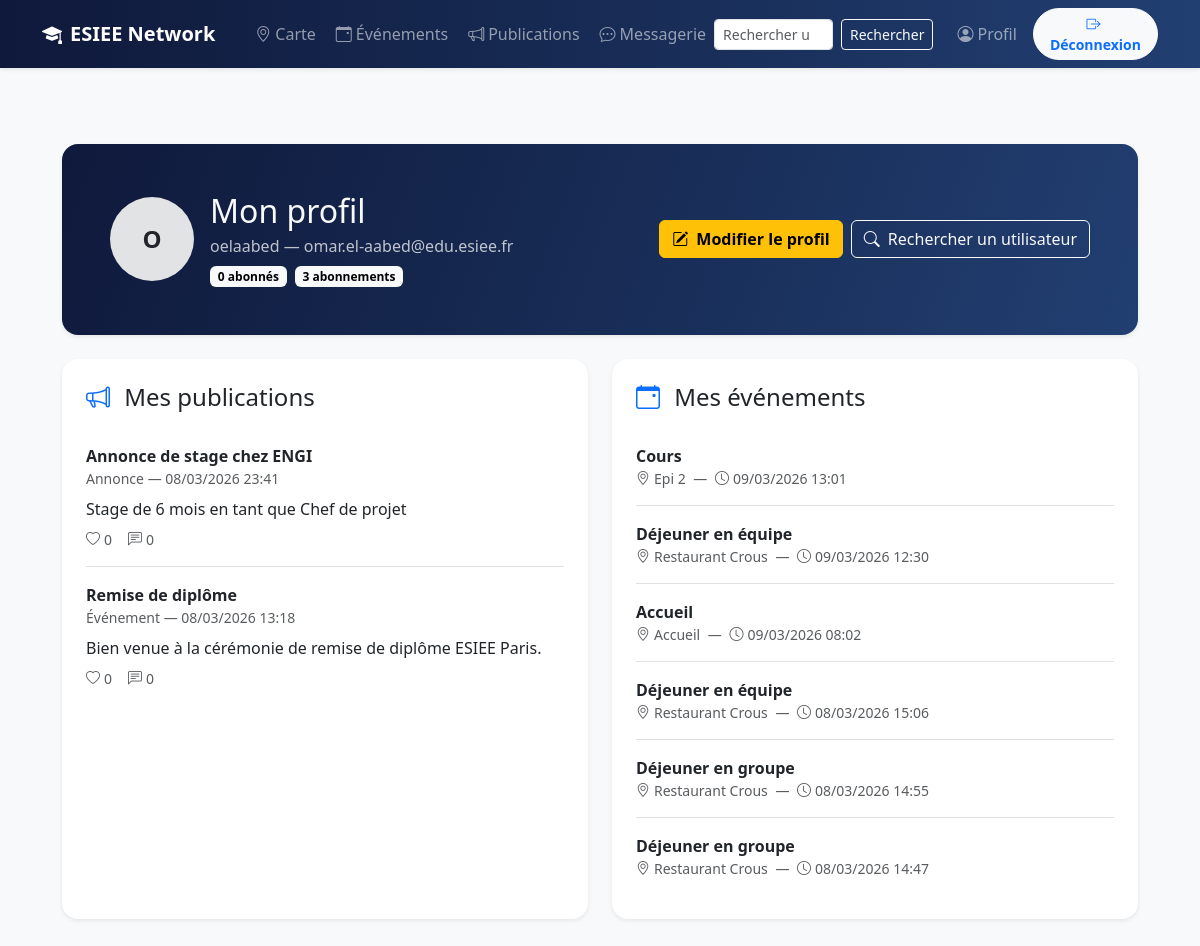
The page /mon-profil/ (signed in) on the database as committed earlier.
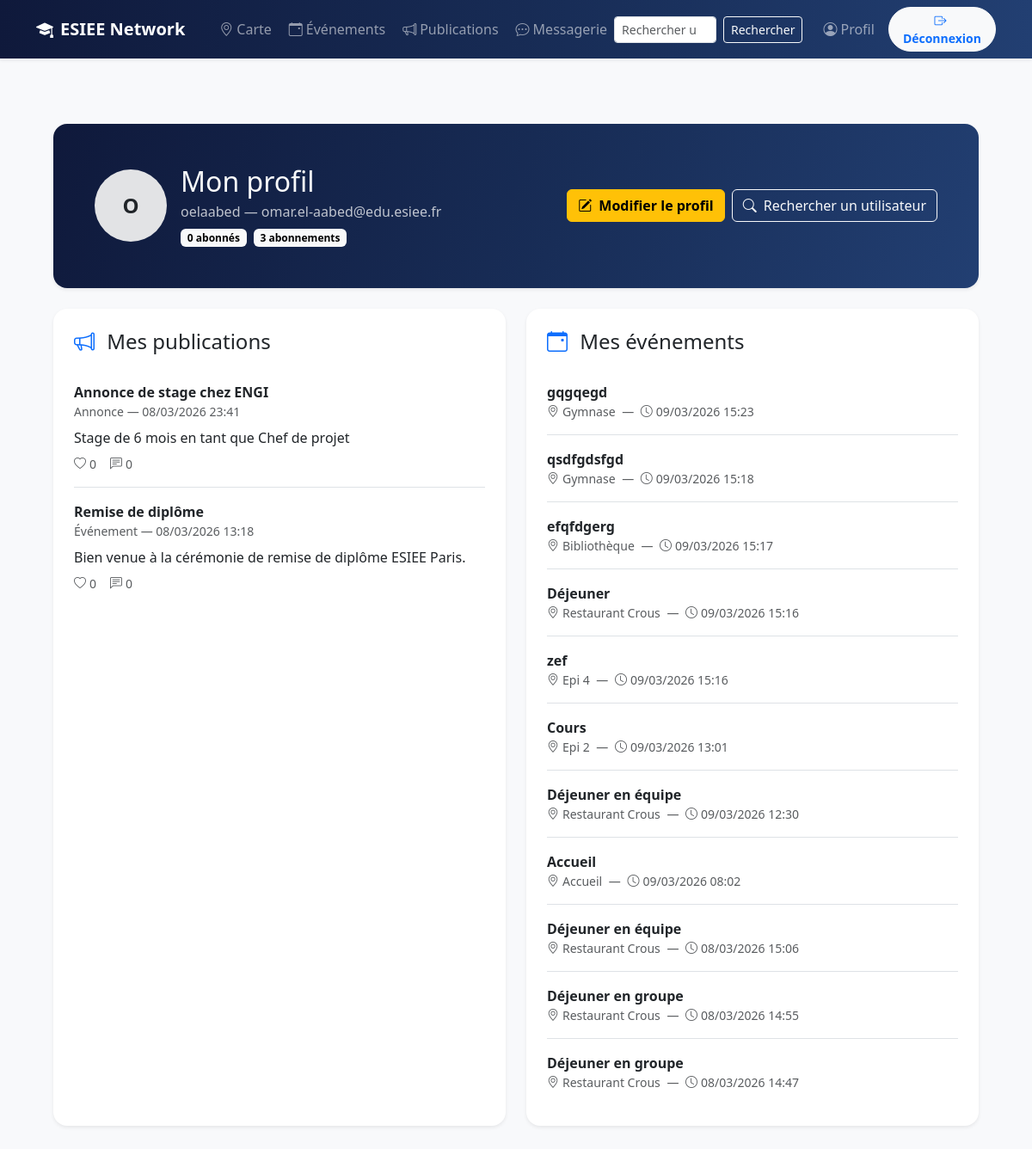
The same page on the database as committed later.
### users/models.py (models this page shows, shortened)
class User(AbstractUser):
    email = models.EmailField(unique=True)
    profile_image = models.ImageField(
        upload_to="profiles/",
        blank=True,
        null=True,
        verbose_name="Photo de profil",
    )

### posts/models.py (models this page shows, shortened)
class Post(models.Model):
    POST_TYPES = [
        ('help', ' Demande d’aide'),
        ('event', ' Événement'),
        ('announcement', ' Annonce'),
        ('lost', ' Objet perdu/trouvé'),
        ('other', ' Autre'),
    ]
    author = models.ForeignKey(User, on_delete=models.CASCADE)
    title = models.CharField(max_length=100)
    content = models.TextField()
    post_type = models.CharField(max_length=20, choices=POST_TYPES, default='other')
    image = models.ImageField(upload_to='posts/', blank=True, null=True)
    created_at = models.DateTimeField(auto_now_add=True)
    def total_likes(self):
        return self.likes.count()

### events/models.py (models this page shows, shortened)
class Event(models.Model):
    title = models.CharField(max_length=200)
    description = models.TextField(blank=True)
    location = models.ForeignKey(
        Location,
        on_delete=models.PROTECT,
        related_name="events",
        verbose_name="Lieu",
    )
    start_at = models.DateTimeField()
    end_at = models.DateTimeField(null=True, blank=True)
    created_by = models.ForeignKey(
        settings.AUTH_USER_MODEL,
        on_delete=models.CASCADE,
        related_name="events_created",
    )
    created_at = models.DateTimeField(auto_now_add=True)
    updated_at = models.DateTimeField(auto_now=True)
    class Meta:
        ordering = ["start_at", "title"]

class Location(models.Model):
    name = models.CharField(max_length=80, unique=True)
    slug = models.SlugField(max_length=80, unique=True)
    x_percent = models.DecimalField(
        max_digits=5,
        decimal_places=2,
        validators=[MinValueValidator(0), MaxValueValidator(100)],
    )
    y_percent = models.DecimalField(
        max_digits=5,
        decimal_places=2,
        validators=[MinValueValidator(0), MaxValueValidator(100)],
    )
    class Meta:
        ordering = ["name"]

### users/views.py (the view)
# urls.py: path('mon-profil/', views.my_profile, name='my_profile'),
@login_required
def my_profile(request):
    user = request.user
    posts = Post.objects.filter(author=user).order_by('-created_at')
    events = Event.objects.filter(created_by=user).order_by('-start_at')
    context = {
        'user_obj': user,
        'posts': posts,
        'events': events,
        'is_self': True,
    }
    return render(request, 'users/my_profile.html', context)

### templates/users/my_profile.html (shortened to what this page needs)
{% extends "base.html" %}
{% block content %}
<div class="container py-4 py-lg-5" style="max-width: 1100px;">
  <div class="card border-0 shadow-sm rounded-4 overflow-hidden mb-4">
    <div class="text-light p-4 p-md-5" style="background: linear-gradient(110deg, #0f193b 0%, #182d57 55%, #223f72 100%);">
      <div class="d-flex flex-column flex-lg-row gap-3 gap-lg-4 justify-content-between align-items-lg-center">
        <div class="d-flex align-items-center gap-3">
          {% if user_obj.profile_image %}
            <img
              src="{{ user_obj.profile_image.url }}"
              alt="Photo de profil"
              class="rounded-circle border border-2 border-light-subtle"
              style="width: 84px; height: 84px; object-fit: cover;"
            >
          {% else %}
            <div
              class="rounded-circle bg-secondary-subtle text-dark d-flex align-items-center justify-content-center fw-bold"
              style="width: 84px; height: 84px; font-size: 1.5rem;"
            >
              {{ user_obj.username|first|upper }}
            </div>
          {% endif %}
          <div>
            {% if is_self %}
              <h1 class="h2 mb-1">Mon profil</h1>
            {% else %}
              <h1 class="h2 mb-1">Profil de {{ user_obj.username }}</h1>
            {% endif %}
            <p class="mb-2 opacity-75">{{ user_obj.username }} &mdash; {{ user_obj.email }}</p>
            <div class="d-flex flex-wrap gap-2">
              <span class="badge text-bg-light">{{ user_obj.followers.count }} abonn&eacute;s</span>
              <span class="badge text-bg-light">{{ user_obj.following.count }} abonnements</span>
            </div>
          </div>
        </div>
        <div class="d-flex flex-wrap gap-2">
          {% if is_self %}
            <a href="{% url 'users:profile' %}" class="btn btn-warning fw-semibold">
              <i class="bi bi-pencil-square me-1"></i>
              Modifier le profil
            </a>
            <a href="{% url 'users:user_search' %}" class="btn btn-outline-light">
              <i class="bi bi-search me-1"></i>
              Rechercher un utilisateur
            </a>
          {% endif %}
        </div>
      </div>
    </div>
  </div>
  <div class="row g-4">
    <div class="col-lg-6 d-flex">
      <div class="card border-0 shadow-sm rounded-4 w-100">
        <div class="card-body p-4">
          <h2 class="h4 mb-3">
            <i class="bi bi-megaphone me-2 text-primary"></i>
            {% if is_self %}Mes publications{% else %}Publications de {{ user_obj.username }}{% endif %}
          </h2>
          {% if posts %}
            <div class="list-group list-group-flush">
              {% for post in posts %}
                <div class="list-group-item px-0 py-3">
                  <div class="fw-semibold">{{ post.title }}</div>
                  <div class="small text-muted">{{ post.get_post_type_display }} &mdash; {{ post.created_at|date:"d/m/Y H:i" }}</div>
                  <p class="mb-2 mt-2">{{ post.content|truncatechars:120 }}</p>
                  <div class="d-flex align-items-center gap-3 small text-muted">
                    <span><i class="bi bi-heart me-1"></i>{{ post.total_likes }}</span>
                    <span><i class="bi bi-chat-left-text me-1"></i>{{ post.comments.count }}</span>
                  </div>
                </div>
              {% endfor %}
            </div>
          {% endif %}
        </div>
      </div>
    </div>
    <div class="col-lg-6 d-flex">
      <div class="card border-0 shadow-sm rounded-4 w-100">
        <div class="card-body p-4">
          <h2 class="h4 mb-3">
            <i class="bi bi-calendar-event me-2 text-primary"></i>
            {% if is_self %}Mes &eacute;v&eacute;nements{% else %}&Eacute;v&eacute;nements de {{ user_obj.username }}{% endif %}
          </h2>
          {% if events %}
            <div class="list-group list-group-flush">
              {% for event in events %}
                <a href="{% url 'events:detail' event.pk %}" class="list-group-item list-group-item-action px-0 py-3">
                  <div class="fw-semibold">{{ event.title }}</div>
                  <div class="small text-muted">
                    <i class="bi bi-geo-alt me-1"></i>{{ event.location.name }}
                    <span class="mx-1">&mdash;</span>
                    <i class="bi bi-clock me-1"></i>{{ event.start_at|date:"d/m/Y H:i" }}
                  </div>
                </a>
              {% endfor %}
            </div>
          {% endif %}
        </div>
      </div>
    </div>
  </div>
</div>
{% endblock %}

### templates/base.html (shortened to what this page needs)
<!doctype html>
<html lang="fr">
  <head>
    <link href="https://cdn.jsdelivr.net/npm/bootstrap@5.3.3/dist/css/bootstrap.min.css" rel="stylesheet">
    <link href="https://cdn.jsdelivr.net/npm/bootstrap-icons@1.11.3/font/bootstrap-icons.css" rel="stylesheet">
    <link rel="stylesheet" href="https://unpkg.com/leaflet@1.9.4/dist/leaflet.css" />
    <link rel="stylesheet" href="/static/style.css?v=2">
  </head>
  <body>
    <nav class="navbar navbar-expand-lg navbar-dark fixed-top shadow-sm" style="background: linear-gradient(90deg, #0f193b 0%, #182d57 55%, #223f72 100%);">
      <div class="container">
        <a class="navbar-brand fw-bold d-flex align-items-center gap-2" href="/">
          <i class="bi bi-mortarboard-fill"></i>
          <span>ESIEE Network</span>
        </a>
        <div class="collapse navbar-collapse" id="nav">
          <ul class="navbar-nav me-auto mb-2 mb-lg-0 ms-lg-3 gap-lg-1">
            <li class="nav-item">
              <a
                class="nav-link d-flex align-items-center gap-1 px-lg-2"
                href="{% if user.is_authenticated %}{% url 'maps:index' %}{% else %}{% url 'users:login' %}?next={% url 'maps:index' %}{% endif %}"
              >
                <i class="bi bi-geo-alt"></i> Carte
              </a>
            </li>
            <li class="nav-item">
              <a class="nav-link d-flex align-items-center gap-1 px-lg-2" href="/events/">
                <i class="bi bi-calendar-event"></i> &Eacute;v&eacute;nements
              </a>
            </li>
            <li class="nav-item">
              <a class="nav-link d-flex align-items-center gap-1 px-lg-2" href="/posts/">
                <i class="bi bi-megaphone"></i> Publications
              </a>
            </li>
            <li class="nav-item">
              <a class="nav-link d-flex align-items-center gap-1 px-lg-2" href="/messages/">
                <i class="bi bi-chat-dots"></i> Messagerie
              </a>
            </li>
          </ul>
          {% if user.is_authenticated %}
            <form class="d-flex my-2 my-lg-0 me-lg-3" method="get" action="{% url 'users:user_search' %}" role="search">
              <input
                class="form-control form-control-sm me-2"
                type="search"
                name="q"
                placeholder="Rechercher un utilisateur"
                aria-label="Rechercher un utilisateur"
              >
              <button class="btn btn-outline-light btn-sm" type="submit">Rechercher</button>
            </form>
          {% endif %}
          <ul class="navbar-nav ms-auto align-items-lg-center gap-lg-2">
            {% if user.is_authenticated %}
              <li class="nav-item">
                <a class="nav-link d-flex align-items-center gap-1" href="{% url 'users:my_profile' %}">
                  <i class="bi bi-person-circle"></i> Profil
                </a>
              </li>
              <li class="nav-item">
                <a class="btn btn-light btn-sm fw-semibold px-3 text-primary rounded-pill" href="{% url 'users:logout' %}">
                  <i class="bi bi-box-arrow-right me-1"></i> D&eacute;connexion
                </a>
              </li>
            {% endif %}
          </ul>
        </div>
      </div>
    </nav>
    <main class="pt-4">
      {% block content %}{% endblock %}
    </main>
  </body>
</html>

### static/style.css (style rules this page uses)
:root { --esiee-blue:#0055A4; --esiee-blue-dark:#003d7a; --esiee-light:#f8f9fb; --esiee-gray:#6c757d; }
body { background:var(--esiee-light); }
a { color:var(--esiee-blue); }
.card { border-radius:12px; }

### templates/base.html (style rules this page uses)
body { padding-top: 72px; }

Rows that differ between the two databases and show on the page:
added Event: title "gqgqegd", location.name "Gymnase", start_at "09/03/2026 15:23"
added Event: title "qsdfgdsfgd", location.name "Gymnase", start_at "09/03/2026 15:18"
added Event: title "efqfdgerg", location.name "Bibliothèque", start_at "09/03/2026 15:17"
added Event: title "Déjeuner", location.name "Restaurant Crous", start_at "09/03/2026 15:16"
added Event: title "zef", location.name "Epi 4", start_at "09/03/2026 15:16"
